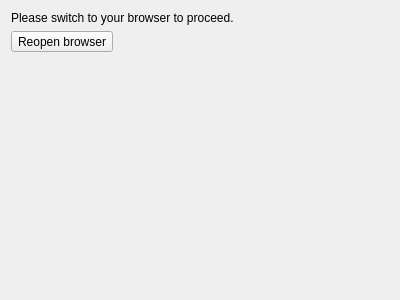
<?xml version="1.0" encoding="UTF-8"?>
<ui version="4.0">
 <class>OauthPage</class>
 <widget class="QWidget" name="OauthPage">
  <property name="geometry">
   <rect>
    <x>0</x>
    <y>0</y>
    <width>400</width>
    <height>300</height>
   </rect>
  </property>
  <property name="windowTitle">
   <string>Form</string>
  </property>
  <layout class="QVBoxLayout" name="verticalLayout">
   <item>
    <widget class="QLabel" name="label">
     <property name="text">
      <string>Please switch to your browser to proceed.</string>
     </property>
    </widget>
   </item>
   <item>
    <widget class="QToolButton" name="toolButton">
     <property name="text">
      <string>Reopen browser</string>
     </property>
    </widget>
   </item>
   <item>
    <spacer name="verticalSpacer">
     <property name="orientation">
      <enum>Qt::Vertical</enum>
     </property>
     <property name="sizeHint" stdset="0">
      <size>
       <width>20</width>
       <height>40</height>
      </size>
     </property>
    </spacer>
   </item>
  </layout>
 </widget>
 <resources/>
 <connections/>
</ui>
